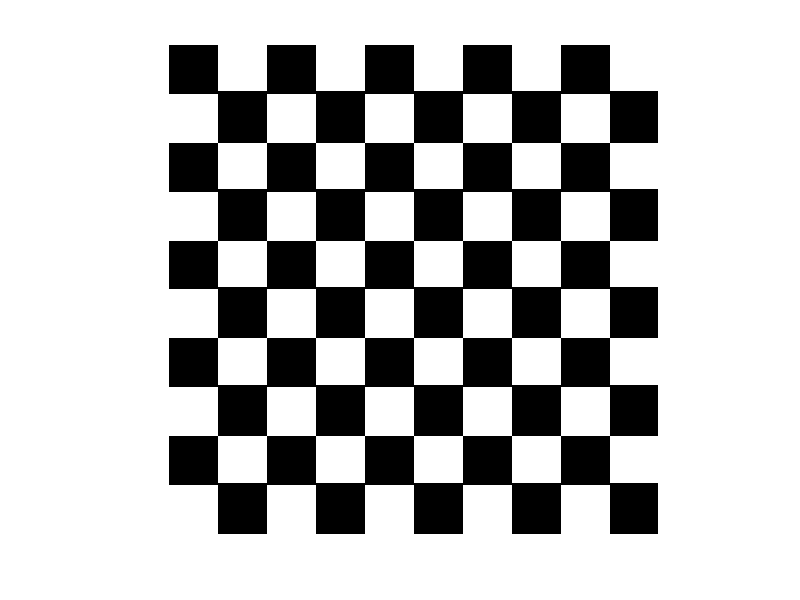

Write the MATLAB code that produced this figure.
f_a = ones(200);
for n=1:10
    for m=1:5 % column step is 20-by-20 & row step is 40-by-40 
        if(mod(n,2)~=0) % check even or odd columns
            f_a(40*(m-1)+1:40*(m-1)+20 , 20*(n-1)+1:20*(n-1)+20)=0; %each row changes
        else 
            f_a(40*(m-1)+20:40*(m-1)+40 , 20*(n-1)+1:20*(n-1)+20)=0; %each row changes
        end
    end
end
figure,imshow(f_a,[]);